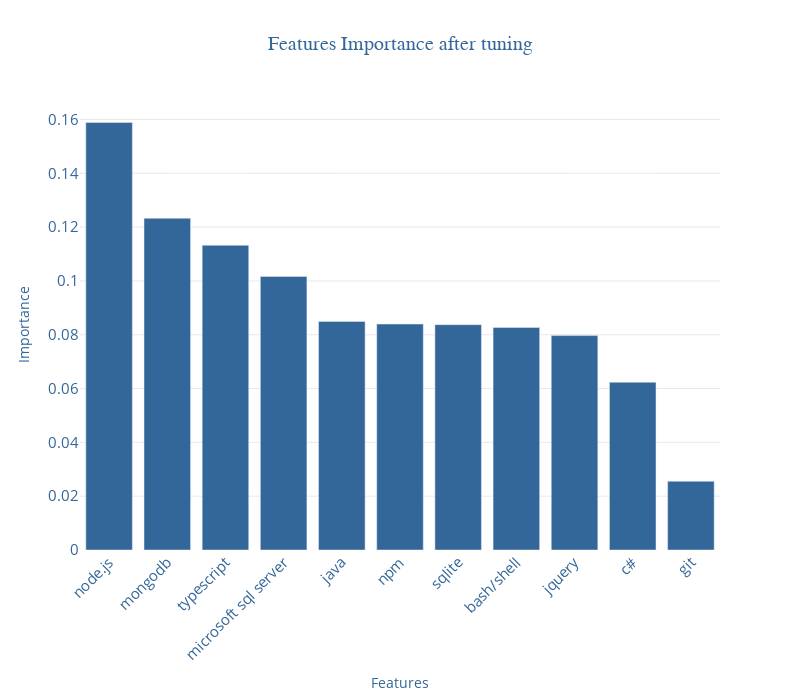

Notebook cell for this chart:
### Markdown cell above
#### <span style="color: #336699;"> Tuning results</span>

* 'splitter': 'best' -  indicates that the model performed better by choosing the optimal split at each node, leading to improved classification accuracy
* 'min_samples_split': 2 - The minimum number of samples required to split an internal node.
* 'min_samples_leaf': 1 - The minimum number of samples required to be at a leaf node.
* 'max_features': 'sqrt' - The number of features to consider when looking for the best split is $\sqrt{n}$, where n is the number of features.
* 'max_depth': null - The maximum depth of the tree can grow to their full depth without any restrictions.
* 'criterion': 'entropy' - The function to measure the quality of a split is the information gain (entropy).

### Code cell
plot_feature_importances(tuned_model, X_trainNew,title = "Features Importance after tuning")

### Figure 1 — Plotly figure (JSON) as saved in the notebook; plotly's stock layout.template omitted (floating-point values rounded to 4 significant figures)
{"data": [{"marker": {"color": "#336699"}, "type": "bar", "x": ["node.js", "mongodb", "typescript", "microsoft sql server", "java", "npm", "sqlite", "bash/shell", "jquery", "c#", "git"], "y": [0.1589, 0.1233, 0.1132, 0.1017, 0.08494, 0.08398, 0.08374, 0.0827, 0.07969, 0.06235, 0.02554]}], "layout": {"height": 700, "paper_bgcolor": "rgba(0,0,0,0)", "plot_bgcolor": "rgba(0,0,0,0)", "showlegend": false, "title": {"font": {"color": "#336699", "family": "Arial", "size": 20}, "text": "Features Importance after tuning", "x": 0.5, "xanchor": "center"}, "width": 800, "xaxis": {"color": "#336699", "showgrid": false, "tickangle": -45, "tickfont": {"color": "#336699", "size": 15}, "title": {"text": "Features"}}, "yaxis": {"color": "#336699", "gridcolor": "lightgrey", "gridwidth": 0.5, "showgrid": true, "tickfont": {"color": "#336699", "size": 15}, "title": {"text": "Importance"}}}}
